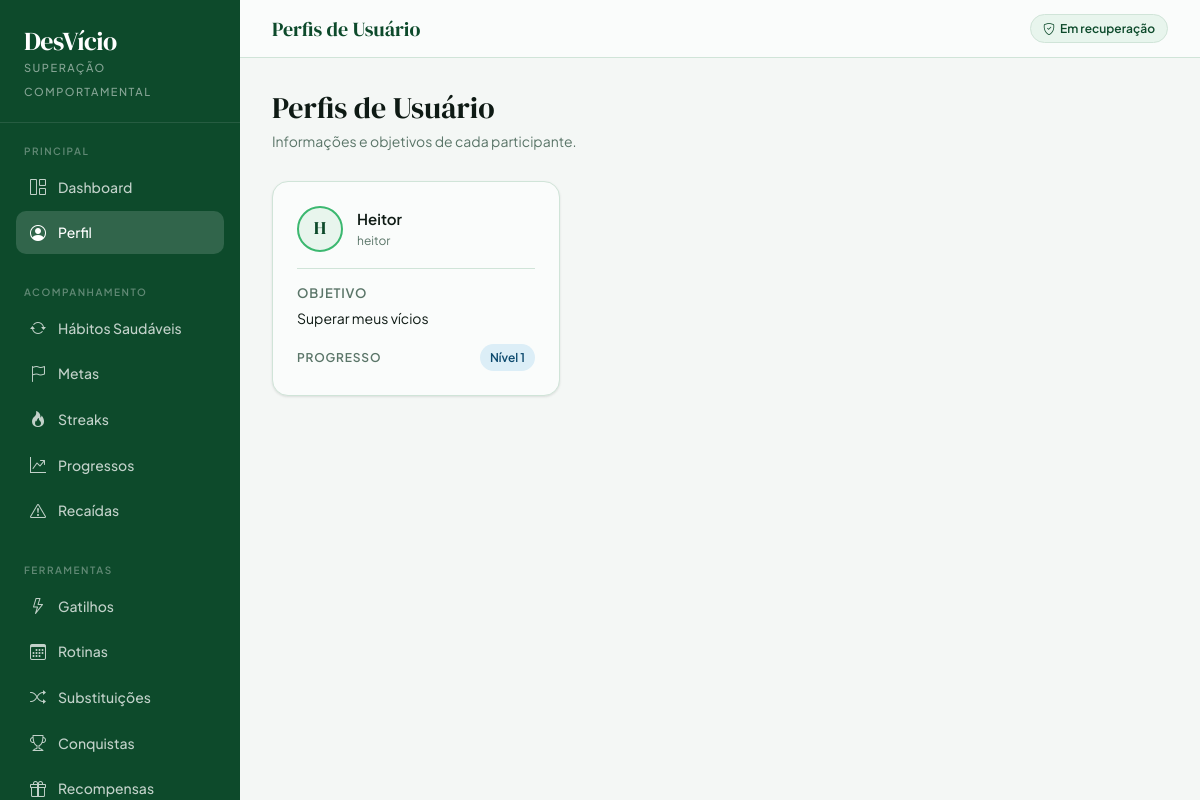
The page /perfis/ (signed in) on the database its author committed.
### app/models.py (models this page shows, shortened)
class Usuario(models.Model):
    nome = models.CharField(max_length=100)
    username = models.CharField(max_length=50, unique=True)
    senha_hash = models.CharField(max_length=128)
    apelido = models.CharField(max_length=50, blank=True)
    objetivo_pessoal = models.CharField(max_length=200, blank=True, default='Superar meus vícios')
    nivel_progresso = models.IntegerField(default=1)
    data_cadastro = models.DateTimeField(auto_now_add=True)

### app/views.py (the view)
    def wrapper(request, *args, **kwargs):
        if not usuario_logado(request):
            messages.warning(request, 'Você precisa entrar para acessar essa página.')
            return redirect('login')
        return view_func(request, *args, **kwargs)

### app/views.py (called while the page is built)
def usuario_logado(request):
    user_id = request.session.get('usuario_id')
    if not user_id:
        return None
    return Usuario.objects.filter(id=user_id).first()

def login_obrigatorio(view_func):
    def wrapper(request, *args, **kwargs):
        if not usuario_logado(request):
            messages.warning(request, 'Você precisa entrar para acessar essa página.')
            return redirect('login')
        return view_func(request, *args, **kwargs)
    return wrapper

@login_obrigatorio
def perfis_view(request):
    usuarios = Usuario.objects.all()
    perfis = [
        {
            'apelido': u.apelido or u.nome,
            'usuario': u.username,
            'objetivo_pessoal': u.objetivo_pessoal,
            'nivel_progresso': u.nivel_progresso,
        }
        for u in usuarios
    ]
    return render(request, 'perfis.html', {'perfis': perfis})

### app/templates/perfis.html (shortened to what this page needs)
{% extends 'base.html' %}
{% block topbar_title %}Perfis de Usuário{% endblock %}
{% block nav_perfil %}active{% endblock %}
{% block content %}
<div class="page-header">
    <h1>Perfis de Usuário</h1>
    <p>Informações e objetivos de cada participante.</p>
</div>
<div style="display:grid; grid-template-columns: repeat(auto-fill, minmax(260px, 1fr)); gap:16px">
    {% for perfil in perfis %}
    <div class="card-clean" style="padding:24px">
        <div style="display:flex;align-items:center;gap:14px;margin-bottom:16px">
            <div style="width:46px;height:46px;border-radius:50%;background:var(--pale);border:2px solid var(--mint);display:flex;align-items:center;justify-content:center;font-family:var(--font-serif);font-size:18px;color:var(--forest);flex-shrink:0">
                {{ perfil.apelido|first|upper }}
            </div>
            <div>
                <div style="font-weight:600;color:var(--ink)">{{ perfil.apelido }}</div>
                <div style="font-size:12px;color:var(--muted)">{{ perfil.usuario }}</div>
            </div>
        </div>
        <div class="divider" style="margin:0 0 14px"></div>
        <div style="font-size:13px;color:var(--muted);margin-bottom:4px;text-transform:uppercase;letter-spacing:.8px;font-weight:600">Objetivo</div>
        <div style="font-size:14px;color:var(--ink);margin-bottom:14px">{{ perfil.objetivo_pessoal }}</div>
        <div style="display:flex;align-items:center;justify-content:space-between">
            <span style="font-size:12px;color:var(--muted);font-weight:600;text-transform:uppercase;letter-spacing:.8px">Progresso</span>
            <span class="badge-clean badge-info">Nível {{ perfil.nivel_progresso }}</span>
        </div>
    </div>
    {% empty %}
    <div style="grid-column:1/-1;text-align:center;padding:60px;color:var(--muted)">
        <i class="bi bi-person-circle" style="font-size:36px;display:block;margin-bottom:10px;opacity:.3"></i>
        Nenhum perfil cadastrado.
    </div>
    {% endfor %}
</div>
{% endblock %}

### app/templates/base.html (style rules this page uses)
:root { --ink: #0e1a14; --forest: #0d4a2b; --sage: #1a7a45; --mint: #3cb870; --pale: #e8f5ed; --paper: #f4f7f5; --cream: #fafcfb; --rule: #d0e4d8; --muted: #5a7568; --danger: #c0392b; --amber: #b8680f; --gold: #e8a020; --radius-sm: 6px; --radius-md: 10px; --radius-lg: 16px; --radius-xl: 24px; --shadow-sm: 0 1px 3px rgba(0,0,0,.07), 0 1px 2px rgba(0,0,0,.04); --shadow-md: 0 4px 12px rgba(13,74,43,.08), 0 2px 4px rgba(0,0,0,.04); --font-serif: 'DM Serif Display', Georgia, serif; --font-sans: 'Plus Jakarta Sans', system-ui, sans-serif; --font-mono: 'DM Mono', monospace; }
*, *::before, *::after { box-sizing: border-box; }
body { background: var(--paper); color: var(--ink); font-family: var(--font-sans); font-size: 15px; line-height: 1.6; margin: 0; }
.card-clean { background: var(--cream); border: 1px solid var(--rule); border-radius: var(--radius-lg); box-shadow: var(--shadow-sm); }
.badge-clean { display: inline-flex; align-items: center; gap: 5px; font-size: 12px; font-weight: 600; padding: 4px 10px; border-radius: 100px; }
.badge-info { background: #dceef7; color: #0d4a6e; }
.page-header { margin-bottom: 28px; }
.page-header h1 { font-family: var(--font-serif); font-size: 30px; color: var(--ink); margin: 0 0 4px; }
.page-header p { color: var(--muted); font-size: 14px; margin: 0; }
.divider { height: 1px; background: var(--rule); margin: 24px 0; }

### rows shown on the page
Usuario: apelido|first "H", apelido "Heitor", usuario "heitor", objetivo_pessoal "Superar meus vícios"

### other values the page prints
{{ perfil.nivel_progresso }} "1"
